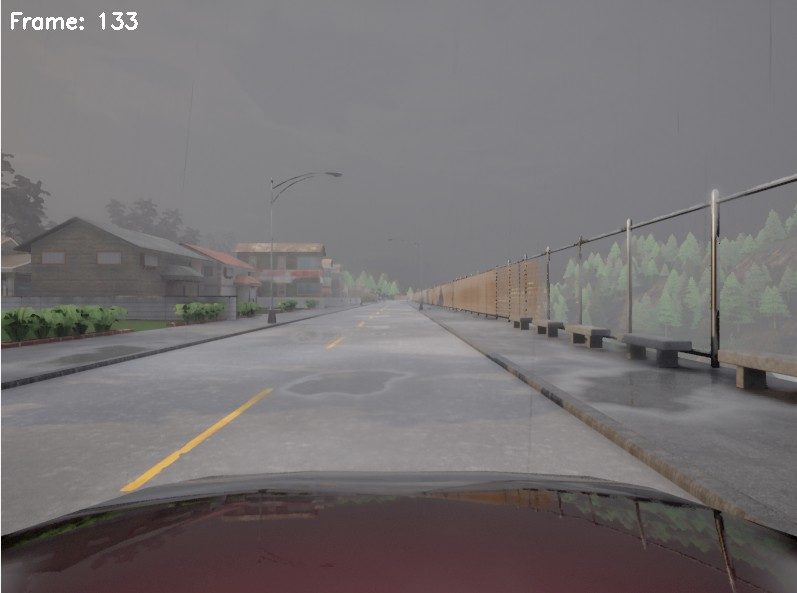
#> input picture carla/carla_front_camera.jpg, 797 x 593 px; its folder holds only this picture in this run
$ python -i lane_detection_hough.py   (imports and definitions only)
#> lines starting #> are read from the running program, lines starting #| are printed output that depends on the picture
import cv2 as cv
import numpy as np


def canny(image):
    gray= cv.cvtColor(image, cv.COLOR_BGR2GRAY)
    blur = cv.GaussianBlur(gray, (5, 5), 0)
    canny = cv.Canny(blur, 50, 150)
    return canny

def roi(image):
    height, width = image.shape[:2]
    mask = np.zeros_like(image)
    polygon = np.array([[
        (0.0 * width, 0.78 * height),      # Bottom left
        (0.15 * width, 0.65 * height),     # Mid left
        (0.4 * width, 0.45 * height),      # Top left
        (0.6 * width, 0.45 * height),      # Top right
        (0.95 * width, 0.7 * height),      # Mid right
        (1.0 * width, 0.78 * height)       # Bottom right
    ]], dtype=np.float32)

    cv.fillPoly(mask, polygon, 255)
    masked_img = cv.bitwise_and(image, mask)
    return masked_img, polygon

# [28 lines left out: functions filter_lanes, make_coordinates, not called in this run]

prev_right_fit_average = np.array([-0.5, 300])
prev_left_fit_average = np.array([0.5, -50])

# [72 lines left out: functions fit_lane, create_lane_path, display_lines, not called in this run]

def lane_detection(frame):

    height, width = frame.shape[:2]

    canny_image=canny(frame)

    cropped_image, roi_polygon=roi(canny_image)

    lines = cv.HoughLinesP(
        cropped_image,
        rho=2,
        theta=np.pi/180,
        threshold=100,
        minLineLength=40,
        maxLineGap=5
    )

    left_right_lanes = fit_lane(frame, lines)


    result_lines = []
    if left_right_lanes is not None and len(left_right_lanes) > 0:
        x1, y1, x2, y2 = left_right_lanes[0]
        result_lines.append(((x1, y1), (x2, y2)))

    if left_right_lanes is not None and len(left_right_lanes) > 1:
        x1, y1, x2, y2 = left_right_lanes[1]
        result_lines.append(((x1, y1), (x2, y2)))

    return result_lines

>>> import cv2
>>> picture = cv2.imread('carla_front_camera.jpg')
#> picture is the input picture: shape (593, 797, 3); mean B, G, R 114.7, 113.6, 117.6
>>> result = lane_detection(picture)
#> in canny, `gray= cv.cvtColor(image, cv.COLOR_BGR2GRAY)`:
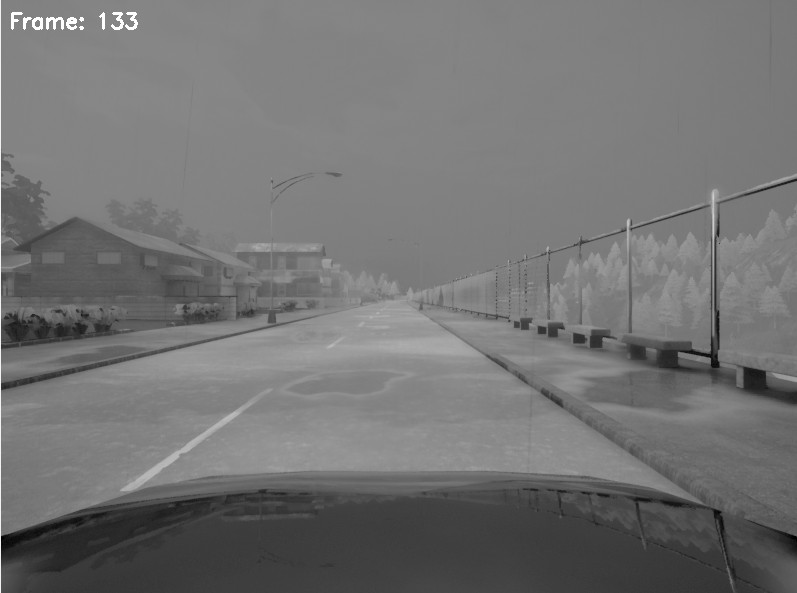
#> gray: shape (593, 797); min 1, max 255, mean 114.9
#> in canny, `canny = cv.Canny(blur, 50, 150)`:
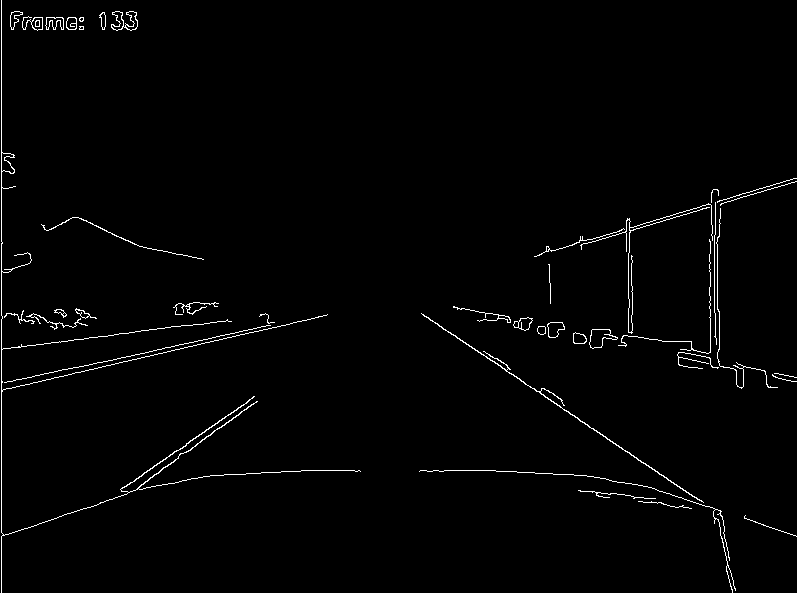
#> canny: shape (593, 797); 1.4% white in thin lines or dots
#> (the run stopped early here; a loop or call above may not have finished)
